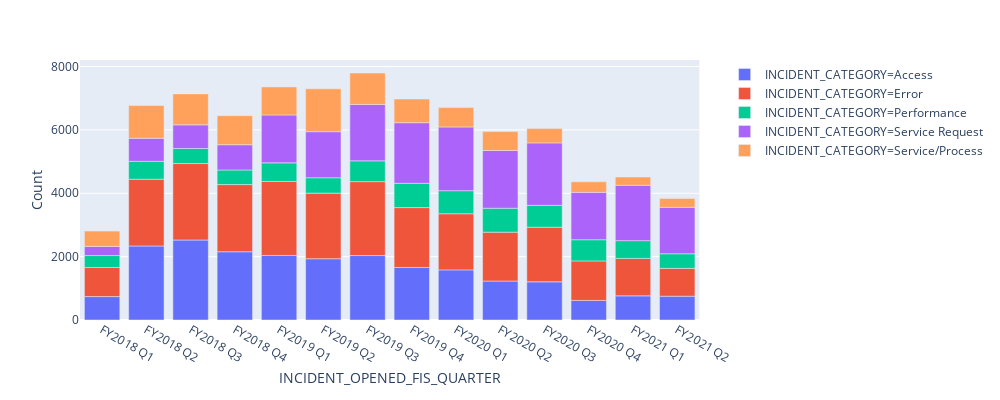

The cell this chart's notebook holds for it:
### Markdown cell above
#### Service request related cases have gone down if we see below graph

### Code cell
import plotly.express as px

fig = px.bar(dnew, x="INCIDENT_OPENED_FIS_QUARTER", y="Count", color='INCIDENT_CATEGORY'
             #,
              #title='Alerts with Elvis policy distribution',
             , width=1000,height=400
               )  
    
 
#fig.update_xaxes(matches=None, showticklabels=True, visible=True)
fig.show()

### Figure 1 — Plotly figure (JSON) as saved in the notebook; plotly's stock layout.template omitted (floating-point values rounded to 4 significant figures)
{"data": [{"alignmentgroup": "True", "hoverlabel": {"namelength": 0}, "hovertemplate": "INCIDENT_CATEGORY=Access<br>INCIDENT_OPENED_FIS_QUARTER=%{x}<br>Count=%{y}", "legendgroup": "INCIDENT_CATEGORY=Access", "marker": {"color": "#636efa"}, "name": "INCIDENT_CATEGORY=Access", "offsetgroup": "INCIDENT_CATEGORY=Access", "orientation": "v", "showlegend": true, "textposition": "auto", "type": "bar", "x": ["FY2018 Q1", "FY2018 Q2", "FY2018 Q3", "FY2018 Q4", "FY2019 Q1", "FY2019 Q2", "FY2019 Q3", "FY2019 Q4", "FY2020 Q1", "FY2020 Q2", "FY2020 Q3", "FY2020 Q4", "FY2021 Q1", "FY2021 Q2"], "xaxis": "x", "y": [739, 2336, 2525, 2154, 2038, 1934, 2034, 1658, 1582, 1229, 1205, 618, 762, 751], "yaxis": "y"}, {"alignmentgroup": "True", "hoverlabel": {"namelength": 0}, "hovertemplate": "INCIDENT_CATEGORY=Error<br>INCIDENT_OPENED_FIS_QUARTER=%{x}<br>Count=%{y}", "legendgroup": "INCIDENT_CATEGORY=Error", "marker": {"color": "#EF553B"}, "name": "INCIDENT_CATEGORY=Error", "offsetgroup": "INCIDENT_CATEGORY=Error", "orientation": "v", "showlegend": true, "textposition": "auto", "type": "bar", "x": ["FY2018 Q1", "FY2018 Q2", "FY2018 Q3", "FY2018 Q4", "FY2019 Q1", "FY2019 Q2", "FY2019 Q3", "FY2019 Q4", "FY2020 Q1", "FY2020 Q2", "FY2020 Q3", "FY2020 Q4", "FY2021 Q1", "FY2021 Q2"], "xaxis": "x", "y": [918, 2108, 2414, 2120, 2335, 2070, 2333, 1890, 1772, 1543, 1724, 1247, 1183, 880], "yaxis": "y"}, {"alignmentgroup": "True", "hoverlabel": {"namelength": 0}, "hovertemplate": "INCIDENT_CATEGORY=Performance<br>INCIDENT_OPENED_FIS_QUARTER=%{x}<br>Count=%{y}", "legendgroup": "INCIDENT_CATEGORY=Performance", "marker": {"color": "#00cc96"}, "name": "INCIDENT_CATEGORY=Performance", "offsetgroup": "INCIDENT_CATEGORY=Performance", "orientation": "v", "showlegend": true, "textposition": "auto", "type": "bar", "x": ["FY2018 Q1", "FY2018 Q2", "FY2018 Q3", "FY2018 Q4", "FY2019 Q1", "FY2019 Q2", "FY2019 Q3", "FY2019 Q4", "FY2020 Q1", "FY2020 Q2", "FY2020 Q3", "FY2020 Q4", "FY2021 Q1", "FY2021 Q2"], "xaxis": "x", "y": [377, 565, 474, 461, 587, 486, 657, 766, 727, 756, 689, 669, 559, 460], "yaxis": "y"}, {"alignmentgroup": "True", "hoverlabel": {"namelength": 0}, "hovertemplate": "INCIDENT_CATEGORY=Service Request<br>INCIDENT_OPENED_FIS_QUARTER=%{x}<br>Count=%{y}", "legendgroup": "INCIDENT_CATEGORY=Service Request", "marker": {"color": "#ab63fa"}, "name": "INCIDENT_CATEGORY=Service Request", "offsetgroup": "INCIDENT_CATEGORY=Service Request", "orientation": "v", "showlegend": true, "textposition": "auto", "type": "bar", "x": ["FY2018 Q1", "FY2018 Q2", "FY2018 Q3", "FY2018 Q4", "FY2019 Q1", "FY2019 Q2", "FY2019 Q3", "FY2019 Q4", "FY2020 Q1", "FY2020 Q2", "FY2020 Q3", "FY2020 Q4", "FY2021 Q1", "FY2021 Q2"], "xaxis": "x", "y": [289, 727, 747, 797, 1511, 1454, 1779, 1914, 2012, 1822, 1972, 1495, 1748, 1466], "yaxis": "y"}, {"alignmentgroup": "True", "hoverlabel": {"namelength": 0}, "hovertemplate": "INCIDENT_CATEGORY=Service/Process<br>INCIDENT_OPENED_FIS_QUARTER=%{x}<br>Count=%{y}", "legendgroup": "INCIDENT_CATEGORY=Service/Process", "marker": {"color": "#FFA15A"}, "name": "INCIDENT_CATEGORY=Service/Process", "offsetgroup": "INCIDENT_CATEGORY=Service/Process", "orientation": "v", "showlegend": true, "textposition": "auto", "type": "bar", "x": ["FY2018 Q1", "FY2018 Q2", "FY2018 Q3", "FY2018 Q4", "FY2019 Q1", "FY2019 Q2", "FY2019 Q3", "FY2019 Q4", "FY2020 Q1", "FY2020 Q2", "FY2020 Q3", "FY2020 Q4", "FY2021 Q1", "FY2021 Q2"], "xaxis": "x", "y": [483, 1032, 976, 917, 887, 1352, 993, 746, 611, 596, 451, 331, 259, 281], "yaxis": "y"}], "layout": {"barmode": "relative", "height": 400, "legend": {"tracegroupgap": 0}, "margin": {"t": 60}, "width": 1000, "xaxis": {"anchor": "y", "domain": [0, 0.98], "title": {"text": "INCIDENT_OPENED_FIS_QUARTER"}}, "yaxis": {"anchor": "x", "domain": [0, 1], "title": {"text": "Count"}}}}
